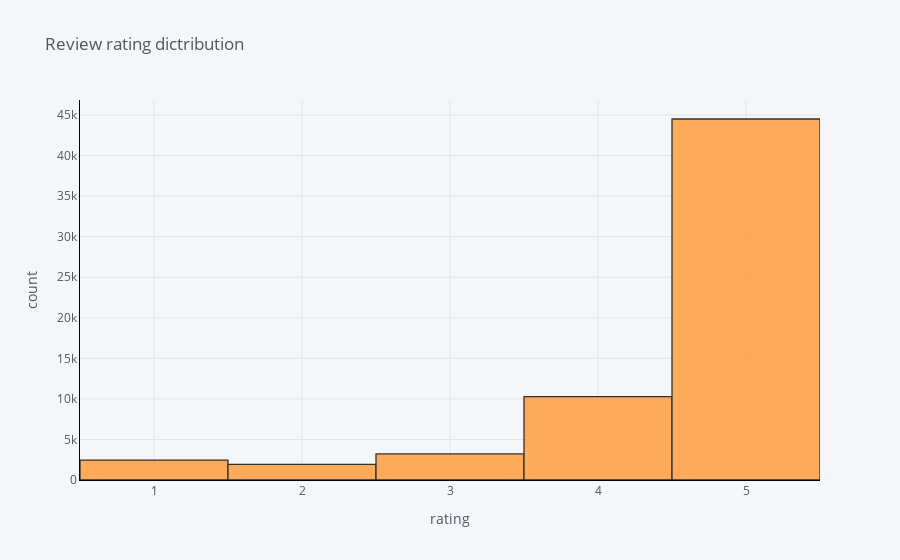

Notebook code cell kept with this figure:
### Code cell
uk_df['rating'].iplot(
    kind='hist',
    bins=5,
    xTitle='rating',
    linecolor='black',
    yTitle='count',
    title='Review rating dictribution')

### Figure 1 — Plotly figure (JSON) as saved in the notebook; plotly's stock layout.template omitted (floating-point values rounded to 4 significant figures; data arrays with more than 128 entries replaced by an {"elided": "..."} marker saying what was removed)
{"data": [{"histfunc": "count", "histnorm": "", "marker": {"color": "rgba(255, 153, 51, 1.0)", "line": {"color": "#000000", "width": 1.3}}, "name": "rating", "nbinsx": 5, "opacity": 0.8, "orientation": "v", "type": "histogram", "x": {"elided": "62409 int values"}}], "layout": {"barmode": "overlay", "legend": {"bgcolor": "#F5F6F9", "font": {"color": "#4D5663"}}, "paper_bgcolor": "#F5F6F9", "plot_bgcolor": "#F5F6F9", "title": {"font": {"color": "#4D5663"}, "text": "Review rating dictribution"}, "xaxis": {"gridcolor": "#E1E5ED", "linecolor": "black", "showgrid": true, "tickfont": {"color": "#4D5663"}, "title": {"font": {"color": "#4D5663"}, "text": "rating"}, "zerolinecolor": "#E1E5ED"}, "yaxis": {"gridcolor": "#E1E5ED", "linecolor": "black", "showgrid": true, "tickfont": {"color": "#4D5663"}, "title": {"font": {"color": "#4D5663"}, "text": "count"}, "zerolinecolor": "#E1E5ED"}}}
